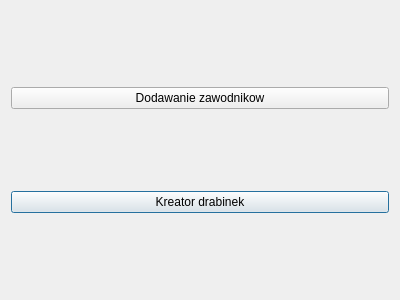
<?xml version="1.0" encoding="UTF-8"?>
<ui version="4.0">
 <class>XMainWindow</class>
 <widget class="QDialog" name="XMainWindow">
  <property name="geometry">
   <rect>
    <x>0</x>
    <y>0</y>
    <width>400</width>
    <height>300</height>
   </rect>
  </property>
  <property name="windowTitle">
   <string>Dialog</string>
  </property>
  <layout class="QGridLayout" name="gridLayout">
   <item row="1" column="0">
    <widget class="QPushButton" name="Shuffling">
     <property name="text">
      <string>Kreator drabinek</string>
     </property>
    </widget>
   </item>
   <item row="0" column="0">
    <widget class="QPushButton" name="Adding">
     <property name="text">
      <string>Dodawanie zawodnikow</string>
     </property>
    </widget>
   </item>
  </layout>
 </widget>
 <resources/>
 <connections/>
</ui>
